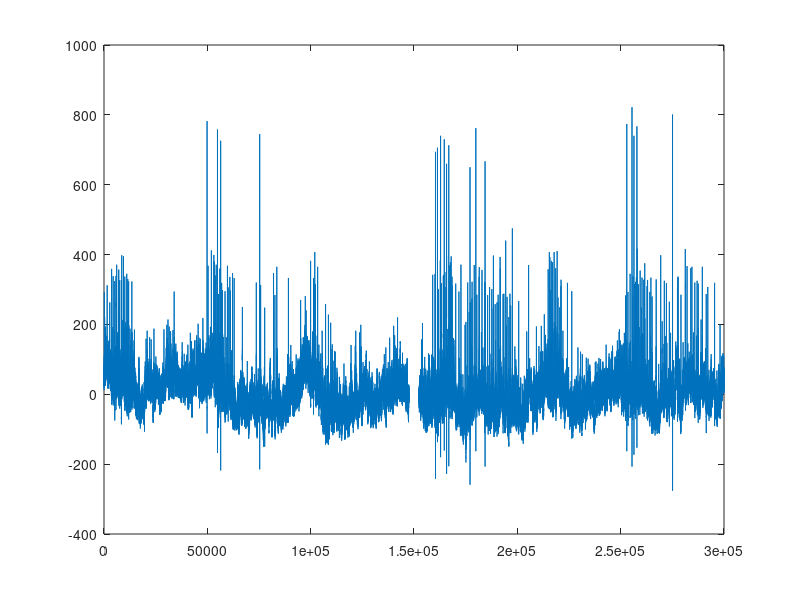

MATLAB code to generate this figure:
load ps5_data.mat

x = RealWaveform;
f_0 = 30000; % sampling rate of waveform (Hz)
f_stop = 250; % stop frequency (Hz)
f_Nyquist = f_0/2; % the Nyquist limit
n = length(x);
f_all = linspace(-f_Nyquist,f_Nyquist,n);
desired_response = ones(n,1);
desired_response(abs(f_all)<=f_stop) = 0;
x_filtered = real(fftshift(ifft(fft(x.*fftshift(desired_response)))));
plot(x_filtered);
sound(x_filtered*.97/max(abs(x_filtered)),f_0);